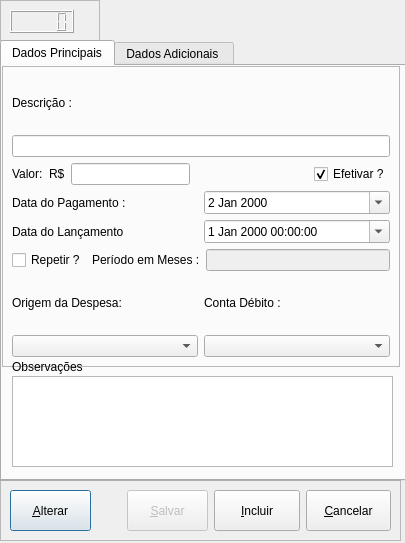
<?xml version="1.0" encoding="UTF-8"?>
<ui version="4.0">
 <class>CadDespesa</class>
 <widget class="QDialog" name="CadDespesa">
  <property name="geometry">
   <rect>
    <x>0</x>
    <y>0</y>
    <width>405</width>
    <height>543</height>
   </rect>
  </property>
  <property name="windowTitle">
   <string>Cadastro de Despesa</string>
  </property>
  <property name="styleSheet">
   <string notr="true">font: 12pt &quot;Segoe UI&quot;;</string>
  </property>
  <property name="modal">
   <bool>true</bool>
  </property>
  <widget class="QFrame" name="frame_2">
   <property name="geometry">
    <rect>
     <x>0</x>
     <y>0</y>
     <width>100</width>
     <height>41</height>
    </rect>
   </property>
   <property name="maximumSize">
    <size>
     <width>100</width>
     <height>41</height>
    </size>
   </property>
   <property name="frameShape">
    <enum>QFrame::StyledPanel</enum>
   </property>
   <property name="frameShadow">
    <enum>QFrame::Raised</enum>
   </property>
   <widget class="QLCDNumber" name="lcdNumber">
    <property name="geometry">
     <rect>
      <x>10</x>
      <y>10</y>
      <width>64</width>
      <height>23</height>
     </rect>
    </property>
   </widget>
  </widget>
  <widget class="QFrame" name="frame_3">
   <property name="geometry">
    <rect>
     <x>0</x>
     <y>480</y>
     <width>401</width>
     <height>61</height>
    </rect>
   </property>
   <property name="frameShape">
    <enum>QFrame::StyledPanel</enum>
   </property>
   <property name="frameShadow">
    <enum>QFrame::Raised</enum>
   </property>
   <layout class="QHBoxLayout" name="horizontalLayout_21">
    <item>
     <widget class="QPushButton" name="pushButton">
      <property name="minimumSize">
       <size>
        <width>81</width>
        <height>41</height>
       </size>
      </property>
      <property name="maximumSize">
       <size>
        <width>81</width>
        <height>41</height>
       </size>
      </property>
      <property name="text">
       <string>&amp;Alterar</string>
      </property>
     </widget>
    </item>
    <item>
     <spacer name="horizontalSpacer_3">
      <property name="orientation">
       <enum>Qt::Horizontal</enum>
      </property>
      <property name="sizeType">
       <enum>QSizePolicy::Ignored</enum>
      </property>
      <property name="sizeHint" stdset="0">
       <size>
        <width>30</width>
        <height>20</height>
       </size>
      </property>
     </spacer>
    </item>
    <item>
     <widget class="QPushButton" name="pushButton_2">
      <property name="enabled">
       <bool>false</bool>
      </property>
      <property name="minimumSize">
       <size>
        <width>81</width>
        <height>41</height>
       </size>
      </property>
      <property name="maximumSize">
       <size>
        <width>81</width>
        <height>41</height>
       </size>
      </property>
      <property name="text">
       <string>&amp;Salvar</string>
      </property>
     </widget>
    </item>
    <item>
     <widget class="QPushButton" name="pushButton_3">
      <property name="minimumSize">
       <size>
        <width>81</width>
        <height>41</height>
       </size>
      </property>
      <property name="text">
       <string>&amp;Incluir</string>
      </property>
     </widget>
    </item>
    <item>
     <widget class="QPushButton" name="pushButton_4">
      <property name="minimumSize">
       <size>
        <width>81</width>
        <height>41</height>
       </size>
      </property>
      <property name="text">
       <string>&amp;Cancelar</string>
      </property>
     </widget>
    </item>
   </layout>
  </widget>
  <widget class="QTabWidget" name="tabWidget">
   <property name="geometry">
    <rect>
     <x>0</x>
     <y>40</y>
     <width>411</width>
     <height>441</height>
    </rect>
   </property>
   <property name="currentIndex">
    <number>0</number>
   </property>
   <widget class="QWidget" name="tab_3">
    <attribute name="title">
     <string>Dados Principais</string>
    </attribute>
    <widget class="QFrame" name="frame">
     <property name="geometry">
      <rect>
       <x>0</x>
       <y>0</y>
       <width>398</width>
       <height>301</height>
      </rect>
     </property>
     <property name="frameShape">
      <enum>QFrame::StyledPanel</enum>
     </property>
     <property name="frameShadow">
      <enum>QFrame::Raised</enum>
     </property>
     <layout class="QVBoxLayout" name="verticalLayout_8">
      <item>
       <layout class="QVBoxLayout" name="verticalLayout_7">
        <item>
         <widget class="QLabel" name="label_21">
          <property name="text">
           <string>Descrição :</string>
          </property>
         </widget>
        </item>
        <item>
         <widget class="QLineEdit" name="lineEdit_9"/>
        </item>
       </layout>
      </item>
      <item>
       <layout class="QHBoxLayout" name="horizontalLayout_19">
        <item>
         <layout class="QHBoxLayout" name="horizontalLayout_20">
          <item>
           <widget class="QLabel" name="label_20">
            <property name="text">
             <string>Valor:</string>
            </property>
           </widget>
          </item>
          <item>
           <widget class="QLabel" name="label_3">
            <property name="text">
             <string>R$</string>
            </property>
           </widget>
          </item>
          <item>
           <widget class="QLineEdit" name="lineEdit_8">
            <property name="inputMask">
             <string/>
            </property>
            <property name="text">
             <string/>
            </property>
            <property name="maxLength">
             <number>32767</number>
            </property>
            <property name="frame">
             <bool>true</bool>
            </property>
            <property name="cursorPosition">
             <number>0</number>
            </property>
            <property name="clearButtonEnabled">
             <bool>false</bool>
            </property>
           </widget>
          </item>
          <item>
           <spacer name="horizontalSpacer">
            <property name="orientation">
             <enum>Qt::Horizontal</enum>
            </property>
            <property name="sizeHint" stdset="0">
             <size>
              <width>40</width>
              <height>20</height>
             </size>
            </property>
           </spacer>
          </item>
         </layout>
        </item>
        <item>
         <widget class="QCheckBox" name="checkBox_6">
          <property name="text">
           <string>Efetivar ?</string>
          </property>
          <property name="checked">
           <bool>true</bool>
          </property>
         </widget>
        </item>
       </layout>
      </item>
      <item>
       <layout class="QHBoxLayout" name="horizontalLayout_22">
        <item>
         <widget class="QLabel" name="label_22">
          <property name="text">
           <string>Data do Pagamento :</string>
          </property>
         </widget>
        </item>
        <item>
         <widget class="QDateEdit" name="dateEdit_4">
          <property name="calendarPopup">
           <bool>true</bool>
          </property>
          <property name="date">
           <date>
            <year>2000</year>
            <month>1</month>
            <day>2</day>
           </date>
          </property>
         </widget>
        </item>
       </layout>
      </item>
      <item>
       <layout class="QHBoxLayout" name="horizontalLayout_16">
        <item>
         <widget class="QLabel" name="label_16">
          <property name="text">
           <string>Data do Lançamento</string>
          </property>
         </widget>
        </item>
        <item>
         <widget class="QDateTimeEdit" name="dateTimeEdit_3">
          <property name="currentSection">
           <enum>QDateTimeEdit::DaySection</enum>
          </property>
          <property name="calendarPopup">
           <bool>true</bool>
          </property>
         </widget>
        </item>
       </layout>
      </item>
      <item>
       <layout class="QHBoxLayout" name="horizontalLayout_15">
        <item>
         <widget class="QCheckBox" name="checkBox_5">
          <property name="text">
           <string>Repetir ?</string>
          </property>
         </widget>
        </item>
        <item>
         <widget class="QLabel" name="label_15">
          <property name="text">
           <string>Período em Meses :</string>
          </property>
         </widget>
        </item>
        <item>
         <widget class="QLineEdit" name="lineEdit_7">
          <property name="enabled">
           <bool>false</bool>
          </property>
          <property name="echoMode">
           <enum>QLineEdit::Normal</enum>
          </property>
         </widget>
        </item>
       </layout>
      </item>
      <item>
       <layout class="QHBoxLayout" name="horizontalLayout_17">
        <item>
         <layout class="QVBoxLayout" name="verticalLayout_5">
          <item>
           <widget class="QLabel" name="label_17">
            <property name="text">
             <string>Origem da Despesa:</string>
            </property>
           </widget>
          </item>
          <item>
           <widget class="QComboBox" name="comboBox_5"/>
          </item>
         </layout>
        </item>
        <item>
         <layout class="QVBoxLayout" name="verticalLayout_6">
          <item>
           <widget class="QLabel" name="label_18">
            <property name="text">
             <string>Conta Débito :</string>
            </property>
           </widget>
          </item>
          <item>
           <widget class="QComboBox" name="comboBox_6"/>
          </item>
         </layout>
        </item>
       </layout>
      </item>
     </layout>
    </widget>
    <widget class="QLabel" name="label_23">
     <property name="geometry">
      <rect>
       <x>10</x>
       <y>290</y>
       <width>141</width>
       <height>21</height>
      </rect>
     </property>
     <property name="text">
      <string>Observações</string>
     </property>
    </widget>
    <widget class="QTextEdit" name="textEdit">
     <property name="geometry">
      <rect>
       <x>10</x>
       <y>310</y>
       <width>381</width>
       <height>91</height>
      </rect>
     </property>
     <property name="autoFormatting">
      <set>QTextEdit::AutoBulletList</set>
     </property>
     <property name="documentTitle">
      <string/>
     </property>
    </widget>
   </widget>
   <widget class="QWidget" name="tab_4">
    <attribute name="title">
     <string>Dados Adicionais </string>
    </attribute>
    <widget class="QFrame" name="frame_4">
     <property name="geometry">
      <rect>
       <x>0</x>
       <y>0</y>
       <width>401</width>
       <height>151</height>
      </rect>
     </property>
     <property name="frameShape">
      <enum>QFrame::StyledPanel</enum>
     </property>
     <property name="frameShadow">
      <enum>QFrame::Raised</enum>
     </property>
     <widget class="QGroupBox" name="groupBox">
      <property name="geometry">
       <rect>
        <x>0</x>
        <y>0</y>
        <width>401</width>
        <height>151</height>
       </rect>
      </property>
      <property name="title">
       <string>Fornecedor</string>
      </property>
      <widget class="QWidget" name="layoutWidget">
       <property name="geometry">
        <rect>
         <x>10</x>
         <y>20</y>
         <width>391</width>
         <height>60</height>
        </rect>
       </property>
       <layout class="QVBoxLayout" name="verticalLayout">
        <item>
         <layout class="QHBoxLayout" name="horizontalLayout_2">
          <item>
           <widget class="QLabel" name="label">
            <property name="maximumSize">
             <size>
              <width>62</width>
              <height>16777215</height>
             </size>
            </property>
            <property name="text">
             <string>Código</string>
            </property>
           </widget>
          </item>
          <item>
           <widget class="QLabel" name="label_2">
            <property name="layoutDirection">
             <enum>Qt::LeftToRight</enum>
            </property>
            <property name="text">
             <string>Nome :</string>
            </property>
            <property name="alignment">
             <set>Qt::AlignLeading|Qt::AlignLeft|Qt::AlignVCenter</set>
            </property>
           </widget>
          </item>
         </layout>
        </item>
        <item>
         <layout class="QHBoxLayout" name="horizontalLayout">
          <item>
           <widget class="QLineEdit" name="lineEdit">
            <property name="maximumSize">
             <size>
              <width>60</width>
              <height>27</height>
             </size>
            </property>
           </widget>
          </item>
          <item>
           <widget class="QLineEdit" name="lineEdit_2"/>
          </item>
          <item>
           <widget class="QPushButton" name="pushButton_5">
            <property name="sizePolicy">
             <sizepolicy hsizetype="Minimum" vsizetype="Ignored">
              <horstretch>0</horstretch>
              <verstretch>0</verstretch>
             </sizepolicy>
            </property>
            <property name="maximumSize">
             <size>
              <width>25</width>
              <height>25</height>
             </size>
            </property>
            <property name="text">
             <string>p</string>
            </property>
           </widget>
          </item>
         </layout>
        </item>
       </layout>
      </widget>
     </widget>
    </widget>
   </widget>
  </widget>
 </widget>
 <resources/>
 <connections/>
</ui>
